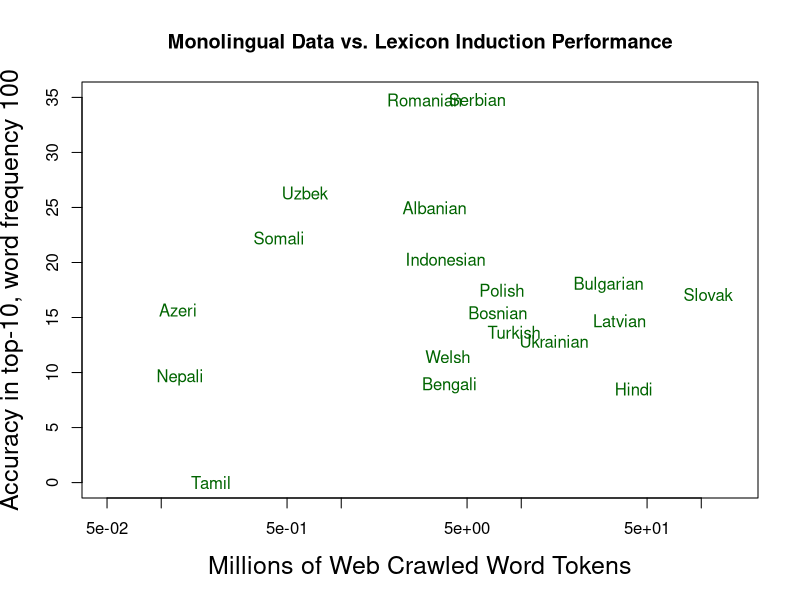

R code for this plot:
languages=c("Azeri","Bulgarian","Bengali","Bosnian","Welsh","Hindi","Indonesian","Latvian","Nepali","Polish","Romanian","Slovak","Somali","Albanian","Serbian","Tamil","Turkish","Ukrainian","Uzbek","Farsi")#,"Spanish","Russian","Urdu")
monocrawl=c(.124,30.5,4,7.4,3.9,42.1,3.8,35.1,.127,7.8,2.9,109,.451,3.3,5.7,.189,9.1,15.2,.627,698)#,783,1500,285)
logmonocrawl=log(monocrawl)
top_10_at_f100=c(15.6855431755,17.9354614653,8.79660698299,15.4334396871,11.4280803327,8.49787831513,20.3016316834,14.7125134815,9.52883504194,17.4788096272,34.7611013371,17.0892280257,22.2222487346,24.9655043003,34.8002783577,0.0,13.6157353402,12.8403878116,26.32,0.0)
c=plot(monocrawl,top_10_at_f100,log="x",xlab="",ylab="",main="Monolingual Data vs. Lexicon Induction Performance", col="darkgreen",pch=15,cex=0, ylim=c(0,35), xlim=c(0.05,150), xaxt="n", yaxt="n")
text(monocrawl,top_10_at_f100,languages,cex=1.0,col="darkgreen")
title(xlab="Millions of Web Crawled Word Tokens",cex.lab=1.5)
title(ylab="Accuracy in top-10, word frequency 100",cex.lab=1.5)
axis(1,cex.axis=1.0)
axis(2,cex.axis=1.0)
